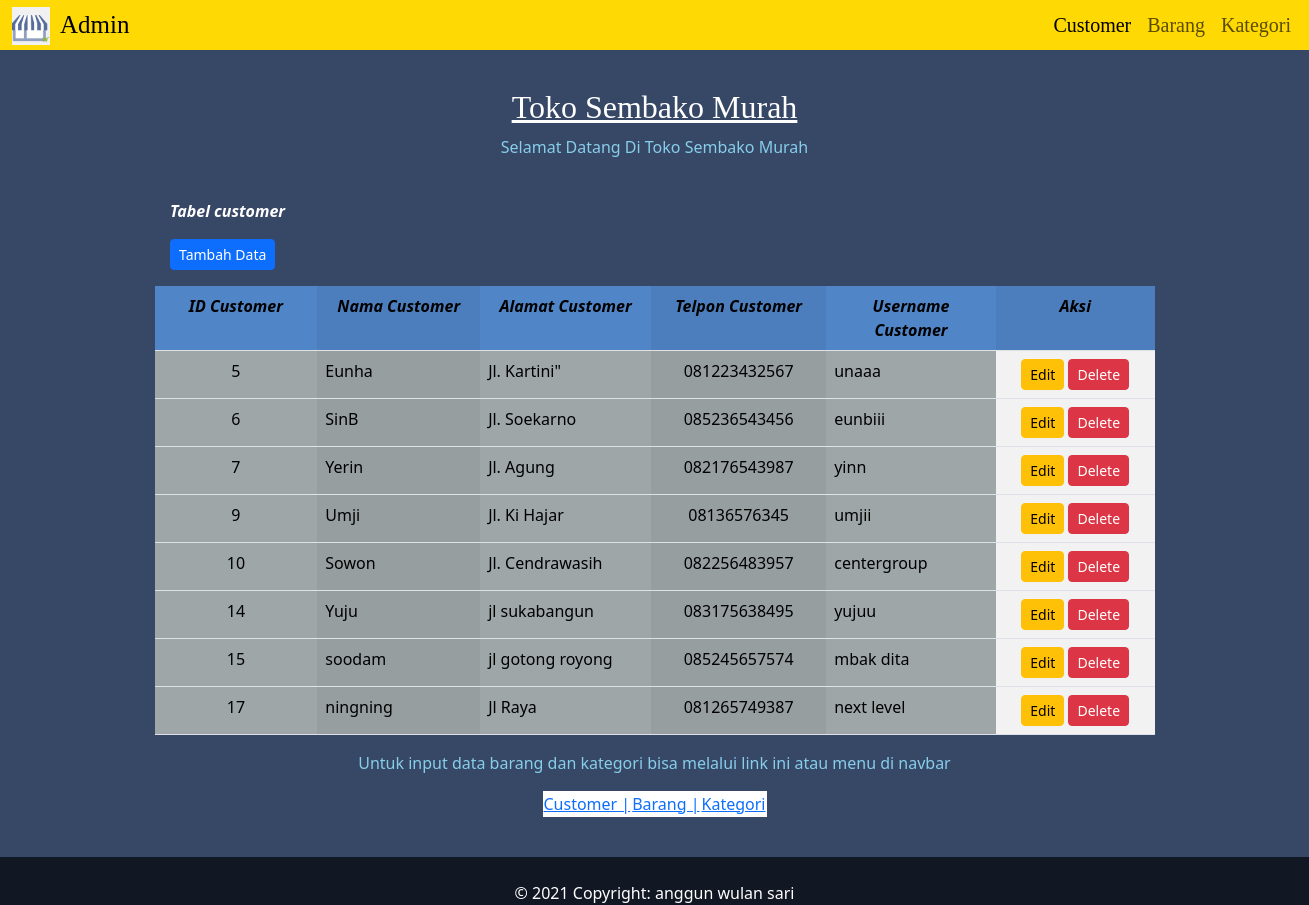
/Sesi29/index.php, run on the app's committed database.
### tables this page shows
CREATE TABLE `customer` (
  `id_customer` int(11) NOT NULL,
  `nama_customer` varchar(255) DEFAULT NULL,
  `alamat_customer` varchar(255) DEFAULT NULL,
  `telp_customer` varchar(12) DEFAULT NULL,
  `username_customer` varchar(255) DEFAULT NULL,
  `id_user` int(11) DEFAULT NULL
);

### Sesi29/index.php (the view, shortened to what this page needs)
<?php
include "connection.php";
$query = mysqli_query($connection, "SELECT * FROM Customer");
?>
<!DOCTYPE html>
<html lang="en">
<head>
    <link href="https://cdn.jsdelivr.net/npm/bootstrap@5.3.2/dist/css/bootstrap.min.css" rel="stylesheet">
</head>
<body style="background-color: #374766;">
    <nav class="navbar navbar-expand-lg bg-body-#ffd903;" style="background-color: #ffd903; height: 50px;">
        <div class="container-fluid">
            <img src="penjualan.png" alt="Logo" width="70" height="40" style="padding-top: 2px; ">
            <a class="navbar-brand" href="#" style="margin-left: 10px; font-family:Times New Roman;font-size: 25px;">Admin</a>
            <div class="collapse navbar-collapse" id="navbarNavAltMarkup">
                <div class="navbar-nav">
                    <a class="nav-link active" aria-current="page" href="http://localhost/Tugas_php/Sesi29/index.php" style="margin-left: 900px; font-family:Times New Roman; font-size: 20px;">Customer</a>
                    <a class="nav-link" href="http://localhost/Tugas_php/Sesi29/barang/index.php" style="font-family:Times New Roman; font-size: 20px;">Barang</a>
                    <a class="nav-link" href="http://localhost/Tugas_php/Sesi29/kategori/index.php" style="font-family:Times New Roman; font-size: 20px;">Kategori</a>
                </div>
            </div>
        </div>
    </nav>
    <h2 style="text-align: center; font-family:'Times New Roman'; color: white; "><u> <br>Toko Sembako Murah</u> </h2>
    <p style="text-align: center; color: skyblue;">Selamat Datang Di Toko Sembako Murah</p>
    <p style="padding-left: 170px; color: white;"><b><i><br>Tabel customer</i></b></p>
    <p style="padding-left: 170px;">
        <a class="btn btn-primary btn-sm" href="tambah.php" role="button">Tambah Data </a>
    </p>
    <table align="center" style="width: 1000px;" class="table table-striped-columns">
        <tr>
            <td width="200px" style="background-color: #5085c7; text-align: center;"> <b><i>ID Customer</i></b></td>
            <td width="200px" style="background-color: #5085c7; text-align: center;"> <b><i>Nama Customer</i></b></td>
            <td width="200px" style="background-color: #5085c7; text-align: center;"> <b><i>Alamat Customer</i></b></td>
            <td width="200px" style="background-color: #5085c7; text-align: center;"> <b><i>Telpon Customer</i></b></td>
            <td width="200px" style="background-color: #5085c7; text-align: center;"> <b><i>Username Customer <br></i></b></td>
            <td width="200px" style="background-color: #5085c7; text-align: center;"> <b><i>Aksi <br></i></b></td>
        </tr>
        <?php if (mysqli_num_rows($query)) {
        ?>
            <?php
            while ($data = mysqli_fetch_array($query)) {
            ?>
                <tr>
                    <td style="background-color: #9ea6a7; text-align: center;"><?php echo $data['id_customer']; ?></td>
                    <td style="background-color: #9ea6a7;"><?php echo $data['nama_customer']; ?></td>
                    <td style="background-color: #9ea6a7;"><?php echo $data['alamat_customer']; ?></td>
                    <td style="background-color: #9ea6a7; text-align: center;"><?php echo $data['telp_customer']; ?></td>
                    <td style="background-color: #9ea6a7;"><?php echo $data['username_customer']; ?></td>
                    <td align="center">
                        <a href="edit.php?id_customer=<?php echo $data['id_customer']; ?>" class="btn btn-warning btn-sm">Edit</a>
                        <a href="delete.php?id_customer=<?php echo $data['id_customer']; ?>" class="btn btn-danger btn-sm">Delete</a>
                    </td>
                </tr>
            <?php
            } ?>
        <?php } ?>
    </table>
    <table align="center" style="background-color: white;">
        <p style="text-align: center; color: skyblue;">Untuk input data barang dan kategori bisa melalui link ini atau menu di navbar</p>
        <tr>
            <td>
                <a href="index.php">Customer |</a>
            </td>
            <td>
                <a href="barang\index.php">Barang |</a>
            </td>
            <td>
                <a href="kategori\index.php">Kategori</a>
            </td>
        </tr>
    </table>
    <p><br></p>
    <footer>
        <div class="text-center p-4" style="background-color: #121724; height: 20px;">
            <p style="color: white;">© 2021 Copyright: anggun wulan sari <br></p>
        </div>
    </footer>
</body>
</html>

### data on the page
customer: id_customer "5", nama_customer "Eunha", alamat_customer "Jl. Kartini\"", telp_customer "081223432567", username_customer "unaaa"
customer: id_customer "6", nama_customer "SinB", alamat_customer "Jl. Soekarno", telp_customer "085236543456", username_customer "eunbiii"
customer: id_customer "7", nama_customer "Yerin", alamat_customer "Jl. Agung", telp_customer "082176543987", username_customer "yinn"
customer: id_customer "9", nama_customer "Umji", alamat_customer "Jl. Ki Hajar", telp_customer "08136576345", username_customer "umjii"
customer: id_customer "10", nama_customer "Sowon", alamat_customer "Jl. Cendrawasih", telp_customer "082256483957", username_customer "centergroup"
customer: id_customer "14", nama_customer "Yuju", alamat_customer "jl sukabangun", telp_customer "083175638495", username_customer "yujuu"
customer: id_customer "15", nama_customer "soodam", alamat_customer "jl gotong royong", telp_customer "085245657574", username_customer "mbak dita"
customer: id_customer "17", nama_customer "ningning", alamat_customer "Jl Raya", telp_customer "081265749387", username_customer "next level"
